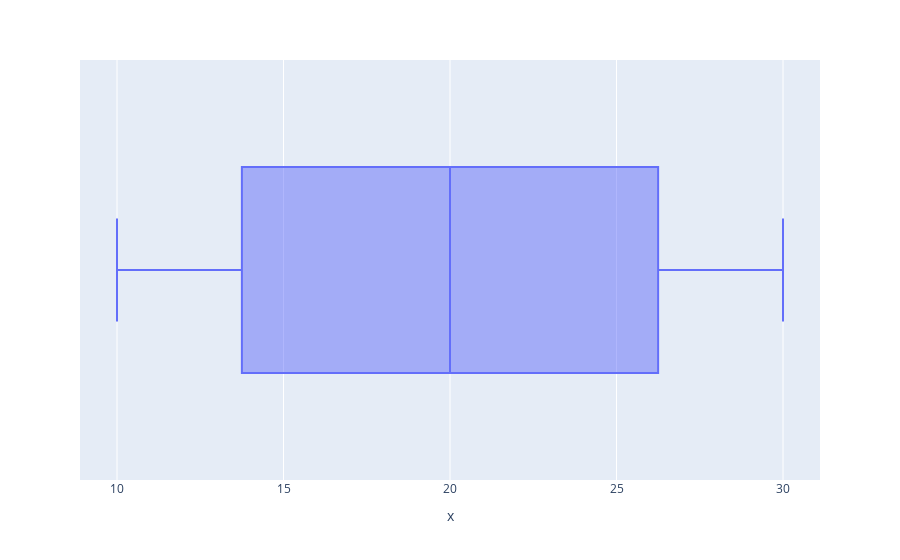

The notebook cell this image was saved under:
### Markdown cell above
- **Box Plot**:

  Visualize the distribution of a dataset's summary statistics.

### Code cell
# Data for Box Plot
x=['Category A', 'Category B', 'Category C']
y=[10, 15, 20, 25, 30]

# Box Plot
fig = px.box(x, y)
fig.show()

### Figure 1 — Plotly figure (JSON) as saved in the notebook; plotly's stock layout.template omitted (floating-point values rounded to 4 significant figures)
{"data": [{"alignmentgroup": "True", "hovertemplate": "x=%{x}<extra></extra>", "legendgroup": "", "marker": {"color": "#636efa"}, "name": "", "notched": false, "offsetgroup": "", "orientation": "h", "showlegend": false, "type": "box", "x": [10, 15, 20, 25, 30], "x0": " ", "xaxis": "x", "y0": " ", "yaxis": "y"}], "layout": {"boxmode": "group", "legend": {"tracegroupgap": 0}, "margin": {"t": 60}, "xaxis": {"anchor": "y", "domain": [0, 1], "title": {"text": "x"}}, "yaxis": {"anchor": "x", "domain": [0, 1]}}}
